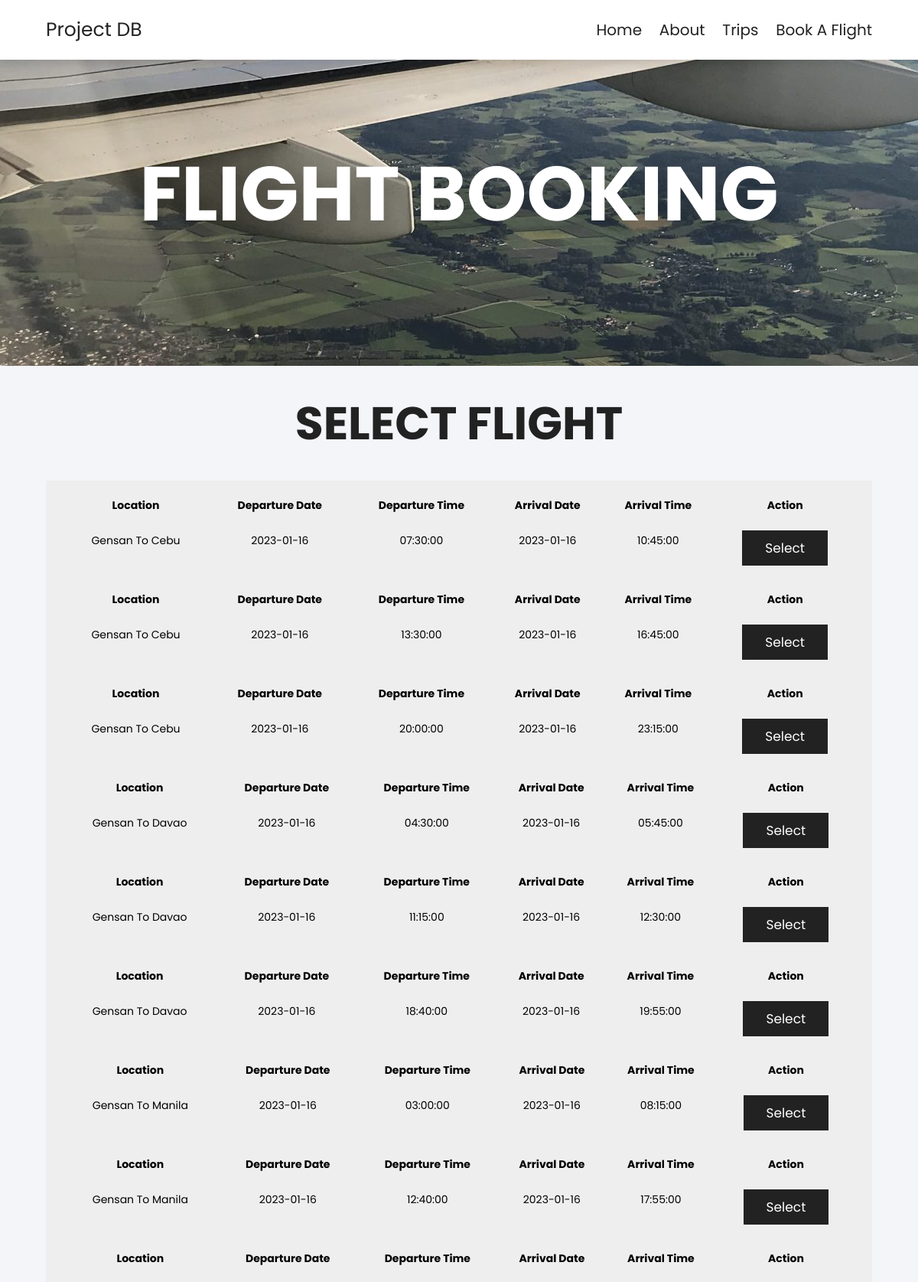
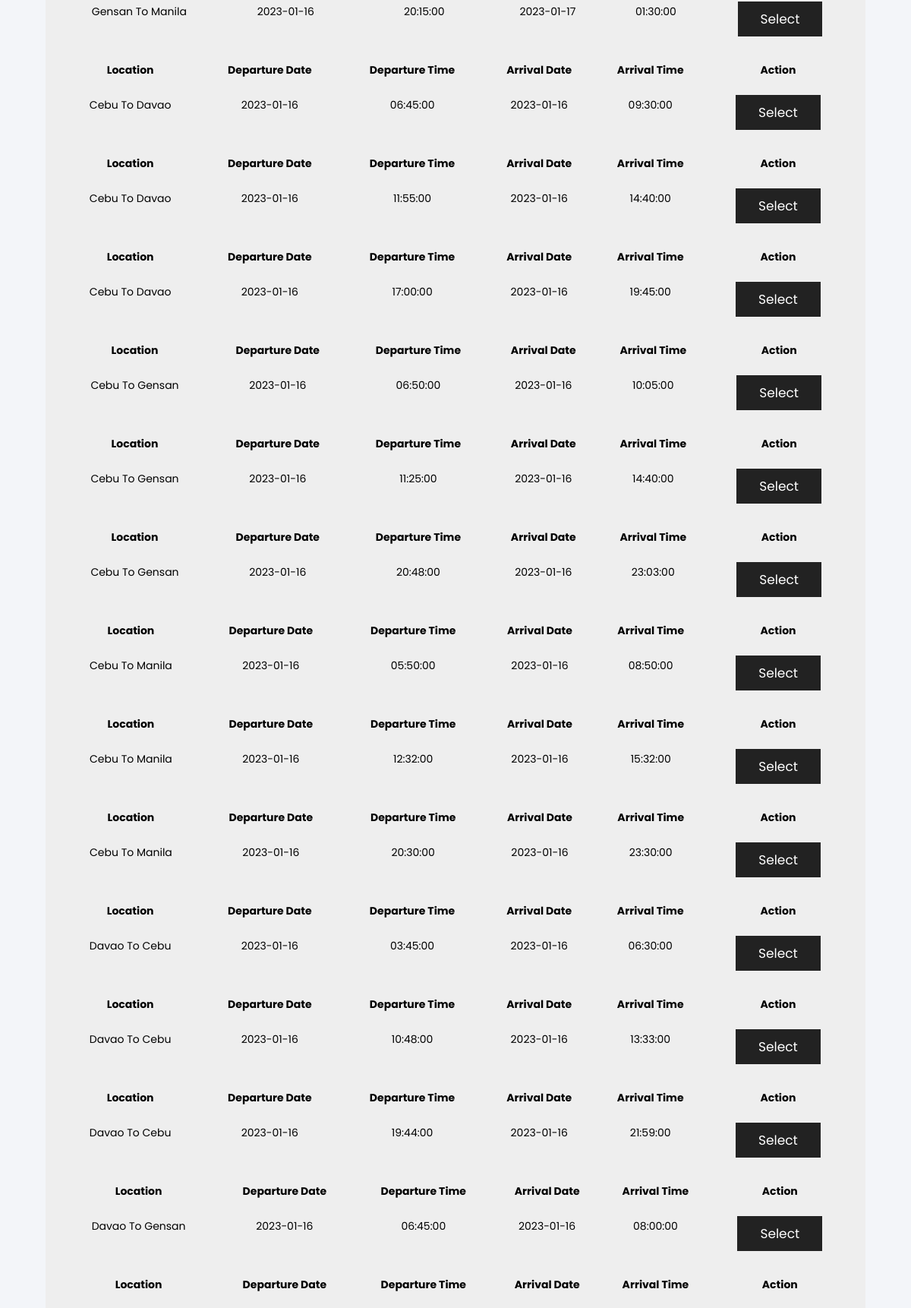
/Airlines/book2-search.php (upper part), run on the app's committed database (2 pictures, top to bottom).
### tables this page shows
CREATE TABLE `flight` (
  `flight_id` int(10) NOT NULL,
  `schedule_id` int(10) NOT NULL,
  `image` varchar(255) NOT NULL
);

CREATE TABLE `direction` (
  `direction_id` int(10) NOT NULL,
  `origin_airport_code` char(3) NOT NULL,
  `destination_airport_code` char(3) NOT NULL,
  `location` varchar(255) NOT NULL
);

CREATE TABLE `schedule` (
  `schedule_id` int(10) NOT NULL,
  `direction_id` int(7) NOT NULL,
  `departure_date` date NOT NULL,
  `departure_time` time NOT NULL,
  `arrival_date` date NOT NULL,
  `arrival_time` time NOT NULL,
  `airline_id` char(3) NOT NULL,
  `price` int(11) NOT NULL
);

### Airlines/book2-search.php (the view, shortened to what this page needs)
<?php
require 'admin/dbcon.php';
?>
<!DOCTYPE html>
<html lang="en">
<head>
    <link rel="stylesheet" href="https://unpkg.com/swiper@8/swiper-bundle.min.css" />
    <link rel="stylesheet" href="https://cdnjs.cloudflare.com/ajax/libs/font-awesome/6.1.1/css/all.min.css">
    <link rel="stylesheet" href="css/style.css">
    <link rel="stylesheet" href="admin/css/styles.css">
</head>
<body>
    <section class="header">
        <a href="home.php" class="logo">Project DB</a>
        <nav class="navbar">
            <a href="home.php">home</a>
            <a href="about.php">about</a>
            <a href="trips.php">trips</a>
            <a href="book.php">book a flight</a>
        </nav>
    </section>
    <div class="heading" style="background:url(img/h2.jpg) no-repeat">
        <h1>flight booking</h1>
    </div>
    <section class="booking">
        <h1 class="heading-title">Select flight</h1>
        <form action="bookform2.php" name="Form" onsubmit="return validateForm()" autocomplete="off" method="post" class="bookform" required>
            <div class="flex">
                <?php
                $query = "select flight.flight_id, direction.location, schedule.departure_date, schedule.departure_time, schedule.arrival_date, schedule.arrival_time, schedule.price from flight left join schedule on flight.schedule_id = schedule.schedule_id left join direction on schedule.direction_id = direction.direction_id where departure_date like '%$departure_date%' and direction.direction_id like '%$direction_id%'";
                $query_run = mysqli_query($con, $query);
                if (mysqli_num_rows($query_run) > 0) {
                    while ($row = mysqli_fetch_assoc($query_run)) {
                        $flight_id = $row['flight_id'];
                        $departure_date = $row['departure_date'];
                        $departure_time = $row['departure_time'];
                        $arrival_date = $row['arrival_date'];
                        $arrival_time = $row['arrival_time'];
                        $location = $row['location'];
                ?>
                        <table class="table table-bordered table-striped">
                            <thead>
                                <tr>
                                    <th>Location</th>
                                    <th>Departure Date</th>
                                    <th>Departure Time</th>
                                    <th>Arrival Date</th>
                                    <th>Arrival Time</th>
                                    <th>Action</th>
                                </tr>
                            </thead>
                            <tbody>
                                <tr>
                                    <td><?php echo $location; ?></td>
                                    <td><?php echo $departure_date; ?></td>
                                    <td><?php echo $departure_time; ?></td>
                                    <td><?php echo $arrival_date; ?></td>
                                    <td><?php echo $arrival_time; ?></td>
                                    <td>
                                        <a href="bookform2.php?flight_id=<?php echo $flight_id; ?>&passenger_id=<?php echo $passenger_id; ?>" class="btn btn-info btn-sm">Select</a>
                                    </td>
                                </tr>
                            </tbody>
                        </table>
                <?php
                    }
                } else {
                    echo "No available flights";
                }
                ?>
            </div>
        </form>
    </section>
</body>
</html>

### Airlines/css/style.css (style rules this page uses)
:root { --main-color:#8e44ad; --black:#222; --white:#fff; --light-black:#777; --light-white:#fff9; --dark-bg:rgba(0,0,0,.7); --light-bg:#eee; --border:.1rem solid var(--black); --box-shadow:0 .5rem 1rem rgba(0,0,0,.1); --text-shadow:0 1.5rem 3rem rgba(0,0,0,.3); }
* { font-family: 'Poppins', sans-serif; margin:0; padding:0; box-sizing: border-box; outline: none; border:none; text-decoration: none; text-transform: capitalize; }
html { font-size:62.5%; overflow-x:hidden; }
section { padding:5rem 10%; }
.heading { background-size: cover !important; background-position: center !important; padding-top: 10rem; padding-bottom: 15rem; display: flex; align-items: center; justify-content: center; }
.heading h1 { font-size: 10rem; text-transform: uppercase; color: var(--white); text-shadow: var(--text-shadow); }
.btn { display: inline-block; background: var(--black); margin-top: 1rem; color: var(--white); font-size: 1.7rem; padding: 1rem 3rem; cursor: pointer; }
.heading-title { text-align: center; margin-bottom: 3rem; font-size: 6rem; text-transform: uppercase; color: var(--black); }
.header { position: sticky; top: 0; left: 0; right: 0; z-index: 1000; background-color: var(--white); display: flex; padding-top: 2rem; padding-bottom: 2rem; box-shadow: var(--box-shadow); align-items: center; justify-content: space-between; }
.header .logo { font-size: 2.5rem; color: var(--black); }
.header .navbar a { font-size: 2rem; margin-left: 2rem; color: var(--black); }
.booking .bookform { padding: 2rem; background: var(--light-bg); }
.booking .bookform .flex { display: flex; flex-wrap: wrap; gap: 2rem; }
.booking .bookform .btn { margin-top: 2rem; }
@media (max-width:1200px) { section { padding:3rem 5%; } }

### Airlines/admin/css/styles.css (style rules this page uses)
* { margin: 0; padding: 0; box-sizing: border-box; list-style: none; text-decoration: none; }
body { background: #f3f5f9; min-width: 960px; }
.table { --bs-table-color: var(--bs-body-color); --bs-table-bg: transparent; --bs-table-border-color: var(--bs-border-color); --bs-table-accent-bg: transparent; --bs-table-striped-color: var(--bs-body-color); --bs-table-striped-bg: rgba(0, 0, 0, 0.05); --bs-table-active-color: var(--bs-body-color); --bs-table-active-bg: rgba(0, 0, 0, 0.1); --bs-table-hover-color: var(--bs-body-color); --bs-table-hover-bg: rgba(0, 0, 0, 0.075); width: 100%; font-size: 14px; text-align: center; margin-bottom: 1rem; color: var(--bs-table-color); vertical-align: top; border-color: var(--bs-table-border-color); }

### data on the page
flight: direction.location "Gensan To Cebu", schedule.departure_date "2023-01-16", schedule.departure_time "07:30:00", schedule.arrival_date "2023-01-16", schedule.arrival_time "10:45:00"
flight: direction.location "Gensan To Cebu", schedule.departure_date "2023-01-16", schedule.departure_time "13:30:00", schedule.arrival_date "2023-01-16", schedule.arrival_time "16:45:00"
flight: direction.location "Gensan To Cebu", schedule.departure_date "2023-01-16", schedule.departure_time "20:00:00", schedule.arrival_date "2023-01-16", schedule.arrival_time "23:15:00"
flight: direction.location "Gensan To Davao", schedule.departure_date "2023-01-16", schedule.departure_time "04:30:00", schedule.arrival_date "2023-01-16", schedule.arrival_time "05:45:00"
flight: direction.location "Gensan To Davao", schedule.departure_date "2023-01-16", schedule.departure_time "11:15:00", schedule.arrival_date "2023-01-16", schedule.arrival_time "12:30:00"
flight: direction.location "Gensan To Davao", schedule.departure_date "2023-01-16", schedule.departure_time "18:40:00", schedule.arrival_date "2023-01-16", schedule.arrival_time "19:55:00"
flight: direction.location "Gensan To Manila", schedule.departure_date "2023-01-16", schedule.departure_time "03:00:00", schedule.arrival_date "2023-01-16", schedule.arrival_time "08:15:00"
flight: direction.location "Gensan To Manila", schedule.departure_date "2023-01-16", schedule.departure_time "12:40:00", schedule.arrival_date "2023-01-16", schedule.arrival_time "17:55:00"
flight: direction.location "Gensan To Manila", schedule.departure_date "2023-01-16", schedule.departure_time "20:15:00", schedule.arrival_date "2023-01-17", schedule.arrival_time "01:30:00"
flight: direction.location "Cebu To Davao", schedule.departure_date "2023-01-16", schedule.departure_time "06:45:00", schedule.arrival_date "2023-01-16", schedule.arrival_time "09:30:00"
flight: direction.location "Cebu To Davao", schedule.departure_date "2023-01-16", schedule.departure_time "11:55:00", schedule.arrival_date "2023-01-16", schedule.arrival_time "14:40:00"
flight: direction.location "Cebu To Davao", schedule.departure_date "2023-01-16", schedule.departure_time "17:00:00", schedule.arrival_date "2023-01-16", schedule.arrival_time "19:45:00"
flight: direction.location "Cebu To Gensan", schedule.departure_date "2023-01-16", schedule.departure_time "06:50:00", schedule.arrival_date "2023-01-16", schedule.arrival_time "10:05:00"
flight: direction.location "Cebu To Gensan", schedule.departure_date "2023-01-16", schedule.departure_time "11:25:00", schedule.arrival_date "2023-01-16", schedule.arrival_time "14:40:00"
flight: direction.location "Cebu To Gensan", schedule.departure_date "2023-01-16", schedule.departure_time "20:48:00", schedule.arrival_date "2023-01-16", schedule.arrival_time "23:03:00"
flight: direction.location "Cebu To Manila", schedule.departure_date "2023-01-16", schedule.departure_time "05:50:00", schedule.arrival_date "2023-01-16", schedule.arrival_time "08:50:00"
flight: direction.location "Cebu To Manila", schedule.departure_date "2023-01-16", schedule.departure_time "12:32:00", schedule.arrival_date "2023-01-16", schedule.arrival_time "15:32:00"
flight: direction.location "Cebu To Manila", schedule.departure_date "2023-01-16", schedule.departure_time "20:30:00", schedule.arrival_date "2023-01-16", schedule.arrival_time "23:30:00"
flight: direction.location "Davao To Cebu", schedule.departure_date "2023-01-16", schedule.departure_time "03:45:00", schedule.arrival_date "2023-01-16", schedule.arrival_time "06:30:00"
flight: direction.location "Davao To Cebu", schedule.departure_date "2023-01-16", schedule.departure_time "10:48:00", schedule.arrival_date "2023-01-16", schedule.arrival_time "13:33:00"
flight: direction.location "Davao To Cebu", schedule.departure_date "2023-01-16", schedule.departure_time "19:44:00", schedule.arrival_date "2023-01-16", schedule.arrival_time "21:59:00"
flight: direction.location "Davao To Gensan", schedule.departure_date "2023-01-16", schedule.departure_time "06:45:00", schedule.arrival_date "2023-01-16", schedule.arrival_time "08:00:00"
